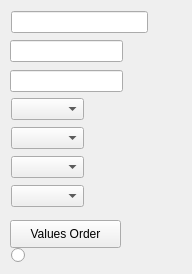
<?xml version="1.0" encoding="UTF-8"?>
<ui version="4.0">
 <class>NormalizeInput</class>
 <widget class="QWidget" name="NormalizeInput">
  <property name="geometry">
   <rect>
    <x>0</x>
    <y>0</y>
    <width>192</width>
    <height>274</height>
   </rect>
  </property>
  <property name="sizePolicy">
   <sizepolicy hsizetype="Expanding" vsizetype="Preferred">
    <horstretch>0</horstretch>
    <verstretch>0</verstretch>
   </sizepolicy>
  </property>
  <property name="windowTitle">
   <string>Form</string>
  </property>
  <widget class="MyQtEnumComboBox" name="MyQtEnumComboBox_fieldsTypes">
   <property name="geometry">
    <rect>
     <x>11</x>
     <y>185</y>
     <width>73</width>
     <height>22</height>
    </rect>
   </property>
   <property name="toolTip">
    <string>The current time</string>
   </property>
   <property name="whatsThis">
    <string>Enum combo box time.</string>
   </property>
  </widget>
  <widget class="MyQtEnumComboBox" name="MyQtEnumComboBox_range">
   <property name="geometry">
    <rect>
     <x>11</x>
     <y>156</y>
     <width>73</width>
     <height>22</height>
    </rect>
   </property>
   <property name="toolTip">
    <string>The current time</string>
   </property>
   <property name="whatsThis">
    <string>Enum combo box time.</string>
   </property>
  </widget>
  <widget class="MyQtEnumComboBox" name="MyQtEnumComboBox_normalizeMethod">
   <property name="geometry">
    <rect>
     <x>11</x>
     <y>127</y>
     <width>73</width>
     <height>22</height>
    </rect>
   </property>
   <property name="toolTip">
    <string>The current time</string>
   </property>
   <property name="whatsThis">
    <string>Enum combo box time.</string>
   </property>
  </widget>
  <widget class="MyQtEnumComboBox" name="MyQtEnumComboBox_fieldRoll">
   <property name="geometry">
    <rect>
     <x>11</x>
     <y>98</y>
     <width>73</width>
     <height>22</height>
    </rect>
   </property>
   <property name="toolTip">
    <string>The current time</string>
   </property>
   <property name="whatsThis">
    <string>The analog clock widget displays the current time.</string>
   </property>
  </widget>
  <widget class="QLineEdit" name="lineEdit_name">
   <property name="geometry">
    <rect>
     <x>11</x>
     <y>11</y>
     <width>137</width>
     <height>22</height>
    </rect>
   </property>
  </widget>
  <widget class="QRadioButton" name="radioButton_selected">
   <property name="geometry">
    <rect>
     <x>11</x>
     <y>247</y>
     <width>16</width>
     <height>16</height>
    </rect>
   </property>
   <property name="text">
    <string/>
   </property>
  </widget>
  <widget class="QPushButton" name="pushButton_changeOrder">
   <property name="geometry">
    <rect>
     <x>10</x>
     <y>220</y>
     <width>111</width>
     <height>28</height>
    </rect>
   </property>
   <property name="text">
    <string>Values Order</string>
   </property>
  </widget>
  <widget class="QLineEdit" name="lineEdit_max">
   <property name="geometry">
    <rect>
     <x>10</x>
     <y>40</y>
     <width>113</width>
     <height>22</height>
    </rect>
   </property>
  </widget>
  <widget class="QLineEdit" name="lineEdit_min">
   <property name="geometry">
    <rect>
     <x>10</x>
     <y>70</y>
     <width>113</width>
     <height>22</height>
    </rect>
   </property>
  </widget>
 </widget>
 <customwidgets>
  <customwidget>
   <class>MyQtEnumComboBox</class>
   <extends>QComboBox</extends>
   <header>MyQtEnumComboBox</header>
  </customwidget>
 </customwidgets>
 <resources/>
 <connections/>
</ui>
